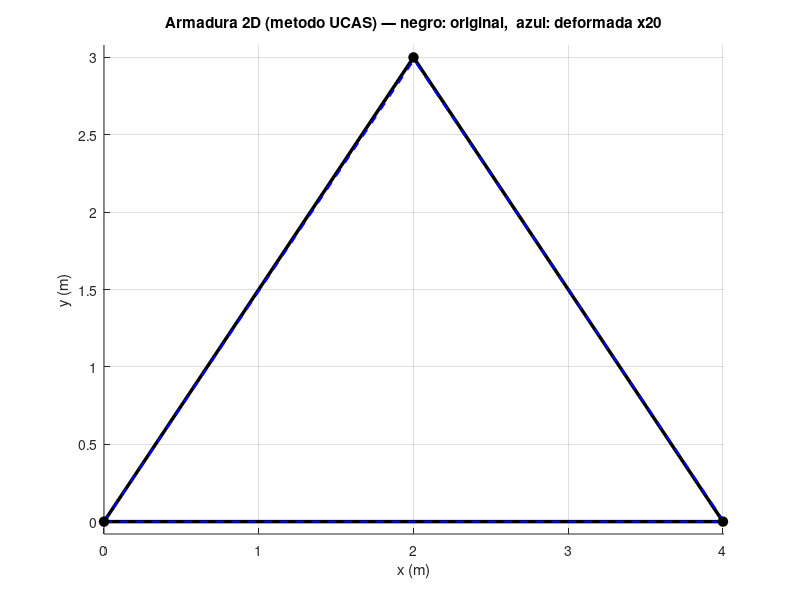

MATLAB code to generate this figure:
% ============================================================
%  ARMADURA 2D  —  metodo replicado de UCAS 2D (armadurac.m)
%  Rigidez directa: por barra  L, angulo, B(4x4), kl = EA/L,
%  kg = B'*kl*B ; ensamblaje por GDL ; Up = inv(Kpp)*Fp ;
%  reacciones, fuerzas axiales y deformada.
%  El modelo se define como DATOS (no se dibuja con el mouse).
% ============================================================

% --- Modelo como DATOS -----------------------------------------------
% XY:  [ id   x    y   restrX restrY   Fx     Fy ]     (m , kN)
XY = [ 1   0    0     1     1      0      0
       2   4    0     0     1      0      0
       3   2    3     0     0      0    -50 ];

% CONN: [ id  nodoI  nodoJ   E(kPa)    alfa   A(m2) ]
CONN = [ 1    1      2      200e6      0     0.001
         2    1      3      200e6      0     0.001
         3    2      3      200e6      0     0.001 ];

E  = CONN(:,4);   A = CONN(:,6);
nN = size(XY,1);  nE = size(CONN,1);

% --- Fuerzas y restricciones (2 GDL por nodo), como UCAS -------------
Fext = zeros(2*nN,1);   Rest = zeros(2*nN,1);
for i = 1:nN
    Fext(2*i-1) = XY(i,6);   Fext(2*i) = XY(i,7);
    Rest(2*i-1) = XY(i,4);   Rest(2*i) = XY(i,5);
end
s = find(Rest);      % GDL restringidos (apoyos)
p = find(~Rest);     % GDL libres

% --- Matriz de rigidez global  K = suma( B'*kl*B ) -------------------
K = zeros(2*nN, 2*nN);
for i = 1:nE
    NI = find(CONN(i,2)==XY(:,1));
    NJ = find(CONN(i,3)==XY(:,1));
    dx = XY(NJ,2)-XY(NI,2);   dy = XY(NJ,3)-XY(NI,3);
    L  = sqrt(dx^2 + dy^2);
    c  = dx/L;   sn = dy/L;
    B  = [ c  sn  0  0
          -sn  c  0  0
           0  0   c  sn
           0  0  -sn  c ];
    kl = (E(i)*A(i)/L) * [ 1 0 -1 0
                           0 0  0 0
                          -1 0  1 0
                           0 0  0 0 ];
    kg = B' * kl * B;
    g  = [2*NI-1, 2*NI, 2*NJ-1, 2*NJ];
    K(g,g) = K(g,g) + kg;
end

% --- Solucion   F = K*u ----------------------------------------------
Kpp = K(p,p);   Ksp = K(s,p);
Fp  = Fext(p);
Up  = inv(Kpp) * Fp;         % (UCAS usa inv(Kpp)*Fp)
R   = Ksp * Up;              % reacciones en apoyos
u   = zeros(2*nN,1);   u(p) = Up;

% --- Resultados -------------------------------------------------------
disp('=== Desplazamientos nodales (m) ===')
for i = 1:nN
    fprintf('Nodo %d:  ux = %11.4e   uy = %11.4e\n', XY(i,1), u(2*i-1), u(2*i));
end
disp('=== Fuerzas axiales en barras (kN,  + traccion) ===')
for i = 1:nE
    NI = find(CONN(i,2)==XY(:,1));
    NJ = find(CONN(i,3)==XY(:,1));
    dx = XY(NJ,2)-XY(NI,2);   dy = XY(NJ,3)-XY(NI,3);
    L  = sqrt(dx^2 + dy^2);   c = dx/L;   sn = dy/L;
    ue = [u(2*NI-1); u(2*NI); u(2*NJ-1); u(2*NJ)];
    Trow = [-c, -sn, c, sn];
    Nax = (E(i)*A(i)/L) * (Trow * ue);
    fprintf('Barra %d (%d-%d):  N = %9.3f kN\n', CONN(i,1), CONN(i,2), CONN(i,3), Nax(1));
end
disp('=== Reacciones en apoyos (kN) ===')
disp(R')

% --- Grafico: original (negro) + deformada x escala (azul) -----------
XYo = XY(:,2:3);   esc = 20;
figure; hold on; grid on; axis equal
for i = 1:nE
    NI = find(CONN(i,2)==XY(:,1));
    NJ = find(CONN(i,3)==XY(:,1));
    xo = [XYo(NI,1) XYo(NJ,1)];   yo = [XYo(NI,2) XYo(NJ,2)];
    xd = [XYo(NI,1)+esc*u(2*NI-1)  XYo(NJ,1)+esc*u(2*NJ-1)];
    yd = [XYo(NI,2)+esc*u(2*NI)    XYo(NJ,2)+esc*u(2*NJ)];
    plot(xo, yo, '-k', 'LineWidth', 2.5);
    plot(xd, yd, '--b', 'LineWidth', 1.5);
end
plot(XYo(:,1), XYo(:,2), 'ko', 'MarkerFaceColor', 'k', 'MarkerSize', 7);
title('Armadura 2D (metodo UCAS) — negro: original,  azul: deformada x20');
xlabel('x (m)');   ylabel('y (m)');
